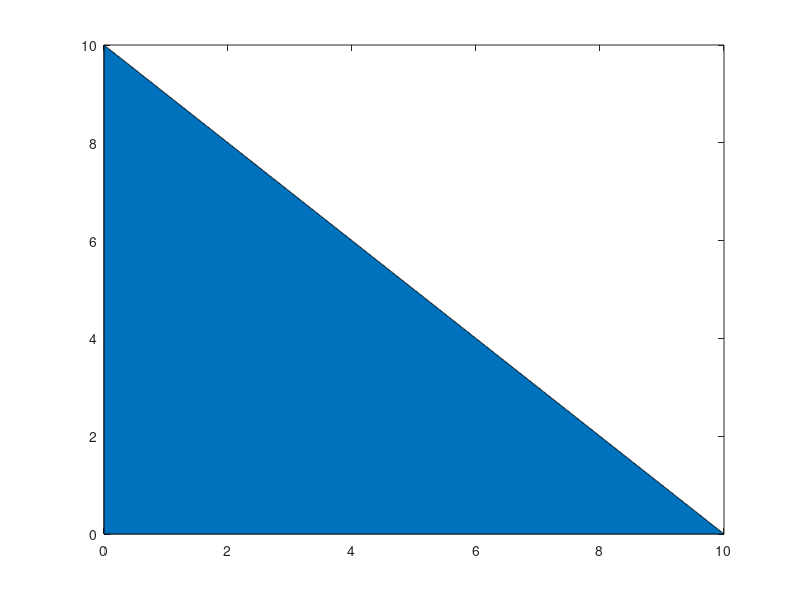

Here is the MATLAB script that generated this plot:
%Script to make a graph and plot its slopes

N = 10;
x = linspace(0, N, 1000*N);
%y = exp(-2*x);
y = -x+10;
figure(1)
plot(x,y)
area(x,y);
axis([0 10 0 10])